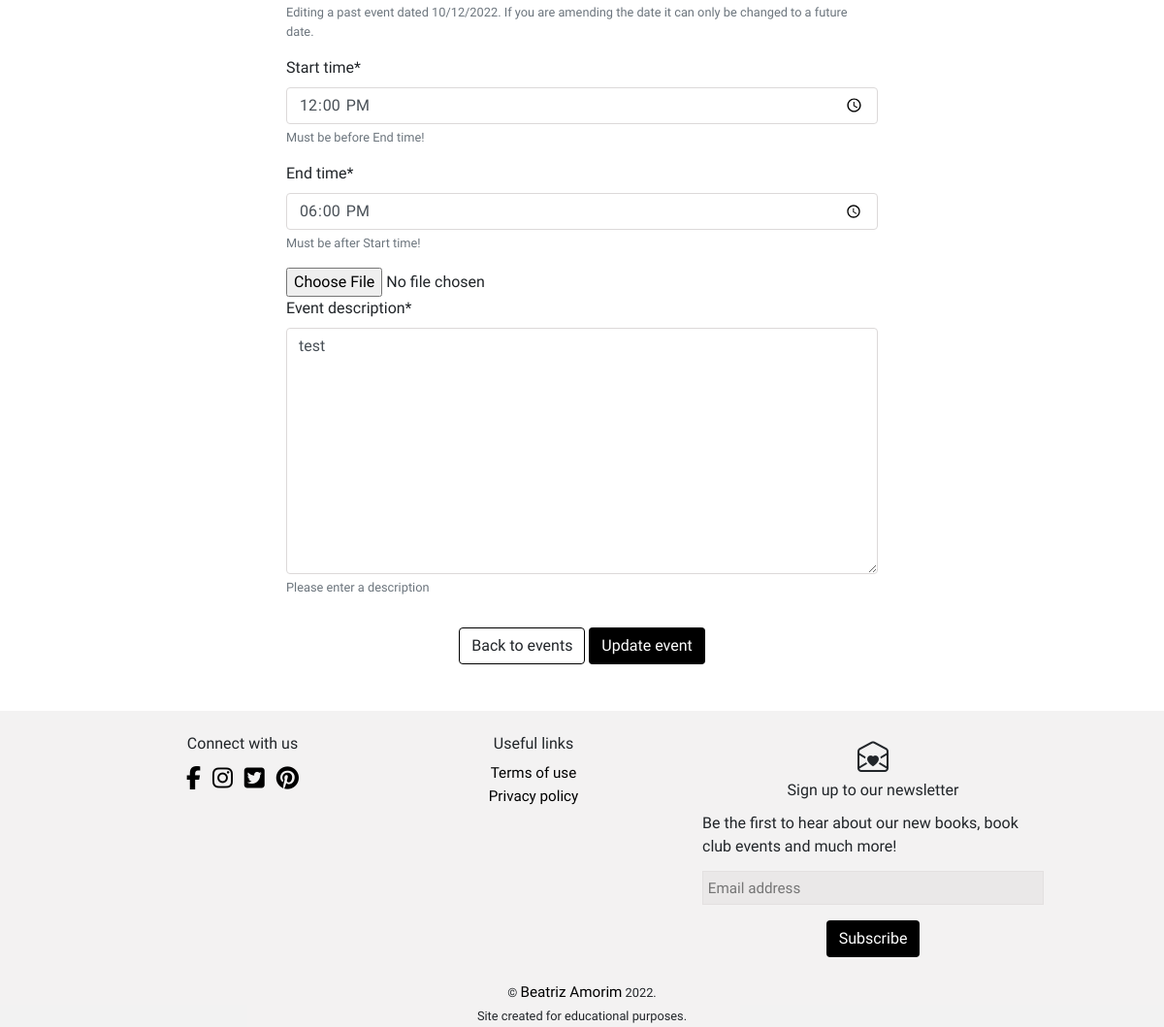
Page /events/edit/2/ (signed in, lower part) on the earlier database version.
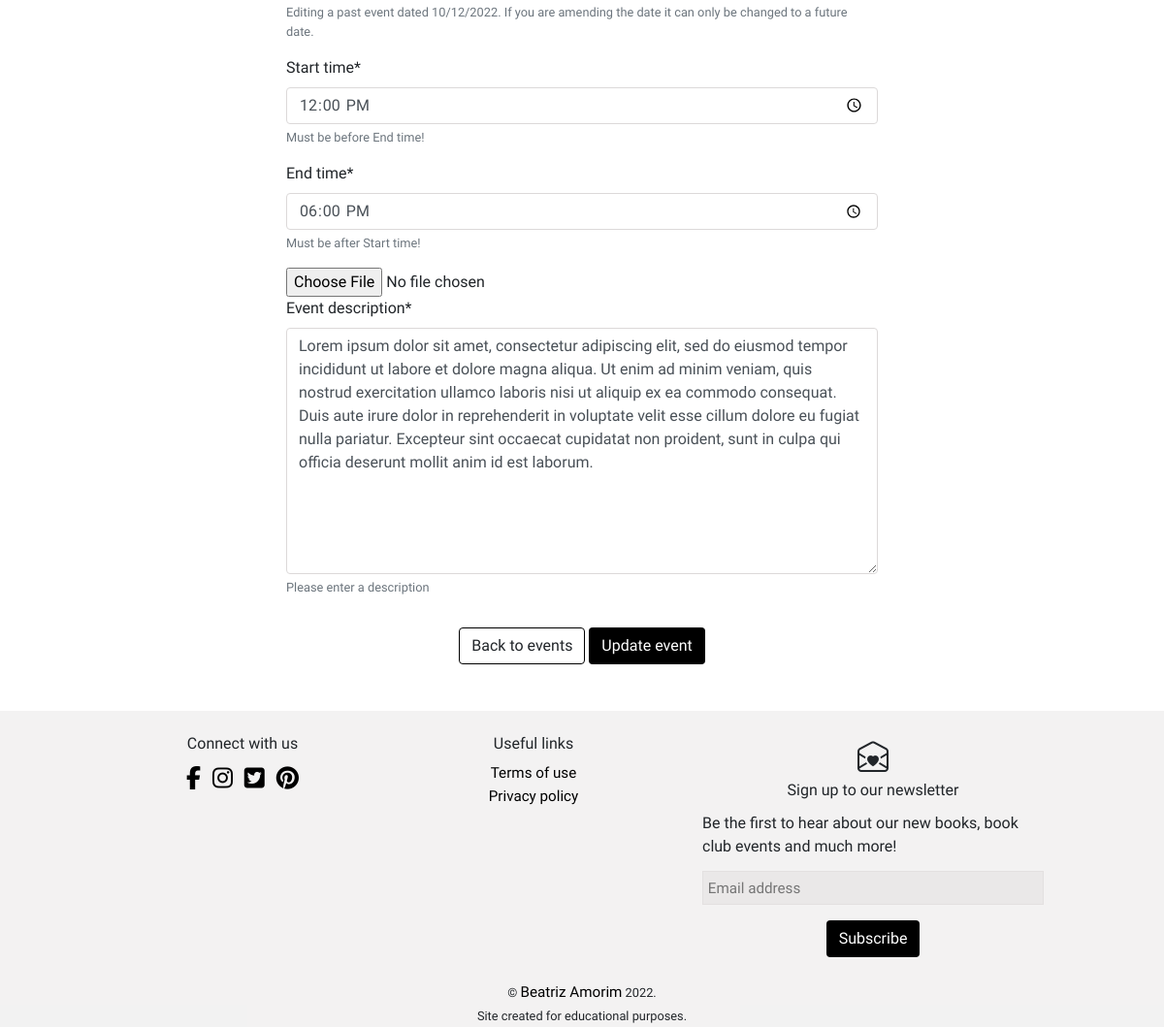
Same page on the later database version.
### events/models.py (models this page shows, shortened)
class Event(models.Model):
    class Meta:
        ordering = ['-date']
    name = models.CharField(max_length=50)
    location = models.CharField(max_length=100)
    county = models.ForeignKey(
        County, on_delete=models.CASCADE, related_name='events'
        )
    date = models.DateField()
    start_time = models.TimeField()
    end_time = models.TimeField()
    image = models.ImageField(null=True, blank=True)
    event_description = models.TextField()

### events/views.py (the view)
# urls.py: path('edit/<int:event_id>/', views.edit_event, name='edit_event'),
@login_required()
def edit_event(request, event_id):
    if not request.user.is_superuser:
        raise PermissionDenied()
    event = get_object_or_404(Event, pk=event_id)
    if request.method == 'POST':
        form = EventForm(request.POST, request.FILES, instance=event)
        if form.is_valid():
            event = form.save()
            messages.success(
                request,
                f'Updates to event: "{event}" saved!'
                )
            return redirect('events')
        else:
            messages.error(
                request,
                'Event NOT updated. Please check the form for errors and '
                're-submit.'
                )
    else:
        form = EventForm(instance=event)
        today = datetime.date.today()
        if event.date < today:
            messages.info(
                request,
                mark_safe(
                    'You\'re editing a past event. You can update the '
                    'details but if you change the date, the new date must be '
                    'a future date.<br>If you want to post details of this '
                    'event on a new date, then create a new event record '
                    'using the Add Event form.'
                )
            )
    context = {
        'event': event,
        'form': form,
    }
    template = 'events/edit_event.html'
    return render(request, template, context)

### bag/context.py (called while the page is built, shortened)
def bag_contents(request):
    bag_items = []
    total = 0
    product_count = 0
    bag = request.session.get('bag', {})
    if total < settings.FREE_DELIVERY_THRESHOLD:
        delivery = total * Decimal(settings.STANDARD_DELIVERY_PERCENTAGE / 100)
        free_delivery_delta = settings.FREE_DELIVERY_THRESHOLD - total
    else:
        delivery = 0
        free_delivery_delta = 0
    grand_total = delivery + total
    context = {
        'bag_items': bag_items,
        'total': total,
        'product_count': product_count,
        'delivery': delivery,
        'free_delivery_delta': free_delivery_delta,
        'free_delivery_threshold': settings.FREE_DELIVERY_THRESHOLD,
        'grand_total': grand_total,
    }
    return context

### events/models.py (called while the page is built)
    def get_friendly_name(self):
        return self.friendly_name

### events/templates/events/edit_event.html (shortened to what this page needs)
{% extends "base.html" %}
{% load static %}
{% block extra_css %}
<link rel="stylesheet" href="{% static 'events/css/events.css' %}">
{% endblock %}
{% block content %}
<section class="container">
    <div class="row">
        <div class="col-12 col-md-10 offset-md-1 col-xl-8 offset-xl-2">
            <form method="POST" action="{% url 'edit_event' event.id %}" class="brand-form"
                enctype="multipart/form-data">
                <div class="form-wrapper">
                    {% for field in form %}
                    {% if field.name != 'image' %}
                    {{ field | as_crispy_field }}
                    {% else %}
                    {{ field }}
                    {% endif %}
                    {% endfor %}
                </div>
                <div class="text-center pt-3 pb-5">
                    <a class="btn general-btn-1" href="{% url 'events' %}">Back to events</a>
                    <button class="btn general-btn" type="submit">Update event</button>
                </div>
            </form>
        </div>
    </div>
</section>
{% endblock %}

Differences in the rows shown:
changed Event: event_description "test" → "Lorem ipsum dolor sit amet, consectetur adipiscing elit, sed do eiusmod tempor incididunt ut labore et dolore magna aliqua. Ut enim ad minim veniam, quis nostrud exercitation ullamco laboris nisi ut aliquip ex ea commodo consequat. Duis aute irure dolor in reprehenderit in voluptate velit esse cillum dolore eu fugiat nulla pariatur. Excepteur sint occaecat cupidatat non proident, sunt in culpa qui officia deserunt mollit anim id est laborum."
